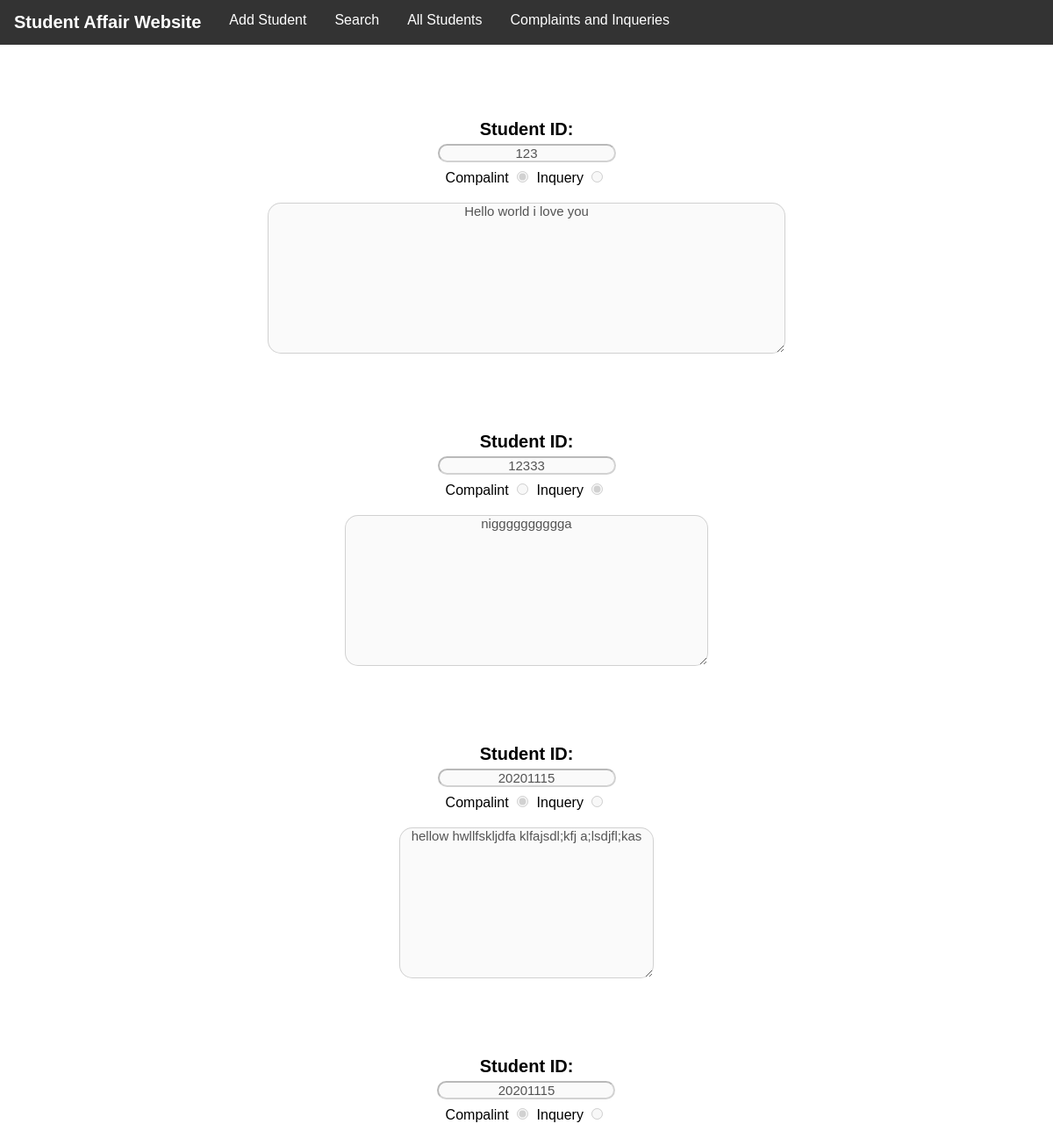
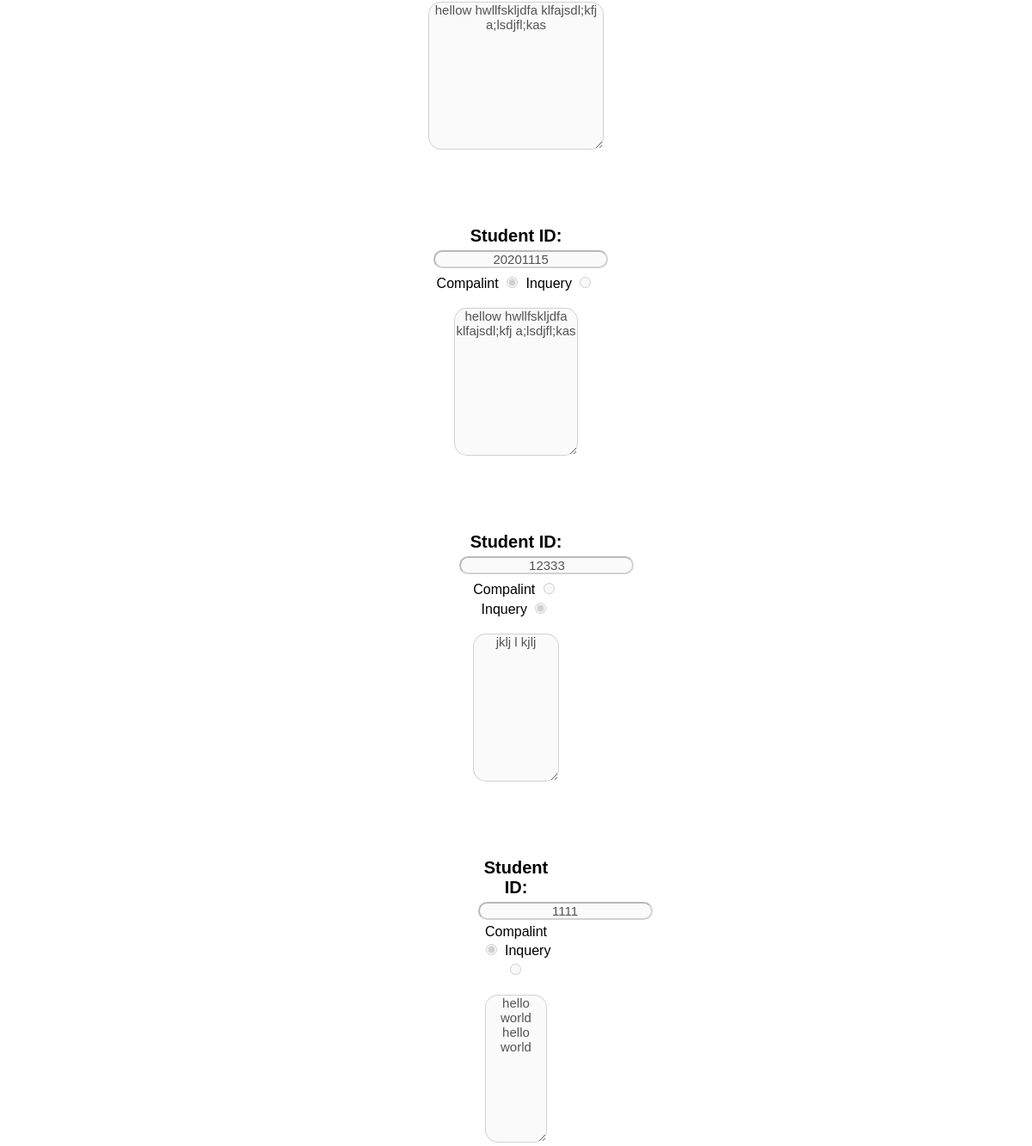
Screenshot of /CompList with the database file from the repository (2 pictures, top to bottom).
### startpage/models.py (models this page shows)
class Complaints(models.Model):
    type=models.CharField(max_length=12)
    stuID=models.IntegerField(default=0)
    content=models.TextField()

### startpage/views.py (the view)
# urls.py: path('CompList',views.AllComp,name='CompList')
def AllComp(request):
    return render(request,'ComplaintList/ComplaintsList.html',{'x':Complaints.objects.all()})

### templates/ComplaintList/ComplaintsList.html (shortened to what this page needs)
<!DOCTYPE html>
<html>
    <head>
        {% load static %}
        <link rel="stylesheet" href="{% static 'css/compinq.css' %}">
    </head>
    <body>
                <div class="topnav">
                    <ul class="navlist">
                        <li class="title">Student Affair Website</li>
                        <li><a href="{% url 'add' %}" id="nav">Add Student</a></li>
                        <li><a href="{% url 'search' %}" id="nav">Search</a></li>
                        <li><a href="{% url 'all' %}" id="nav">All Students</a></li>
                        <li> <a href="{% url 'CompInq' %}" id="nav">Complaints and Inqueries</a></li>
                    </ul>
                </div>
            <div class="complaints">
                {% for i in x %}
                <div class="theform">
                    <form action="" method="POST">
                        <p class="stuid">Student ID: </p>
                        <input type="text" placeholder="Enter your ID here" name="sid" id="SID" value="{{i.stuID}}" disabled><br>
                        <div id="checker">
                                {% if i.type == 'Inquery' %}
                                <label>Compalint</label>
                                <input type="radio" value ="Complaint"name="a"  disabled>
                                <label>Inquery</label>
                                <input type="radio" value ="Inquery"name="a" checked disabled>
                                {% else %}
                                <label>Compalint</label>
                                <input type="radio" value ="Complaint"name="a"  checked disabled>
                                <label>Inquery</label>
                                <input type="radio" value ="Inquery"name="a" disabled>
                                {% endif %}
                        </div>
                        <br>
                        <textarea rows="10" cols="70" placeholder="Enter your Complaint/Inquery Here" name="content" id="complaint" disabled>{{i.content}}</textarea>
                            <br>
                    </form>
                {% endfor %}
        </div>
    </body>
</html>

### project/static/css/compinq.css (style rules this page uses)
* { margin:0; padding:0; font-family: Arial, Helvetica, sans-serif; }
ul { list-style-type: none; margin: 0; padding:0; overflow:hidden; background-color: #333; }
li { float:left; }
li a { align-items: center; display:block; color: white; text-decoration: none; padding: 14px 16px; }
.title { display:block; color: white; text-decoration: none; text-align: center; padding: 14px 16px; font-size: 20px; font-weight: bolder; }
.theform { margin:auto; width: 70%; height:50%; text-align: center; margin-top: 85px; }
.stuid { font-size: 20px; font-weight: bolder; }
input { border-radius: 25px; font-size: 15px; text-align: center; margin: 5px; }
textarea { width: 70%; border-radius: 15px; font-size: 15px; text-align: center; }

### rows the page displays
Complaints: sid "123", content "Hello world i love you"
Complaints: sid "12333", content "nigggggggggga"
Complaints: sid "20201115", content "hellow hwllfskljdfa klfajsdl;kfj a;lsdjfl;kas"
Complaints: sid "20201115", content "hellow hwllfskljdfa klfajsdl;kfj a;lsdjfl;kas"
Complaints: sid "20201115", content "hellow hwllfskljdfa klfajsdl;kfj a;lsdjfl;kas"
Complaints: sid "12333", content "jklj l kjlj"
Complaints: sid "1111", content "hello world hello world"
